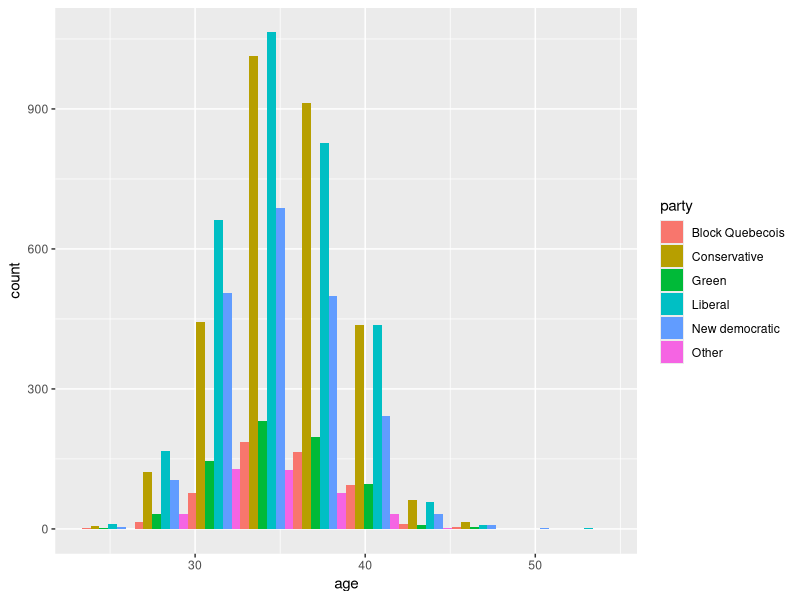
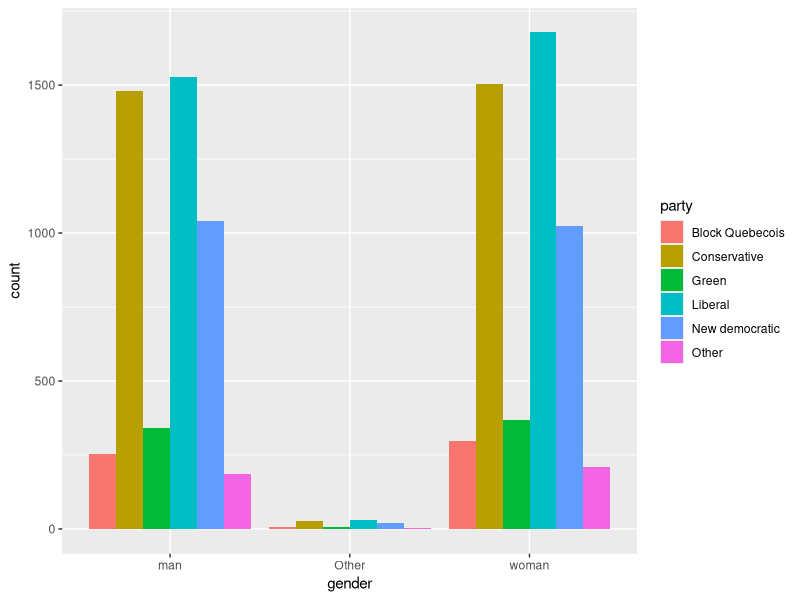
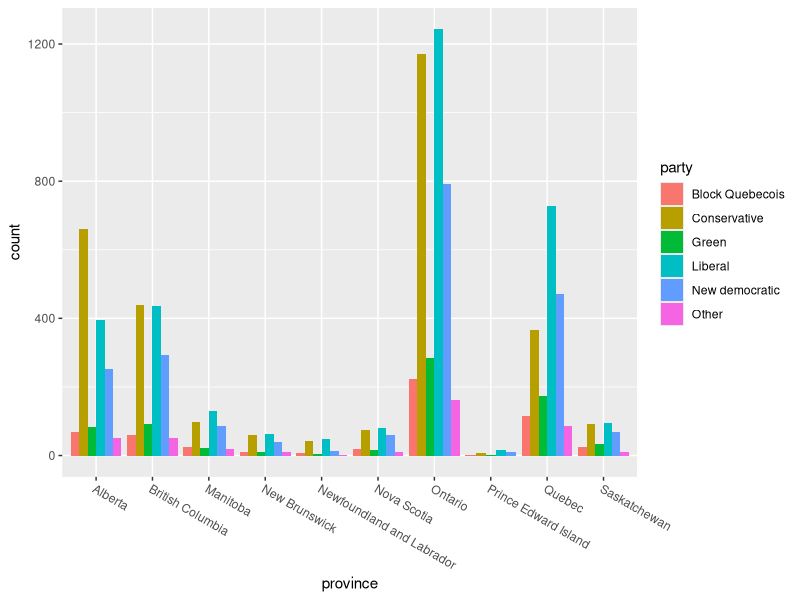
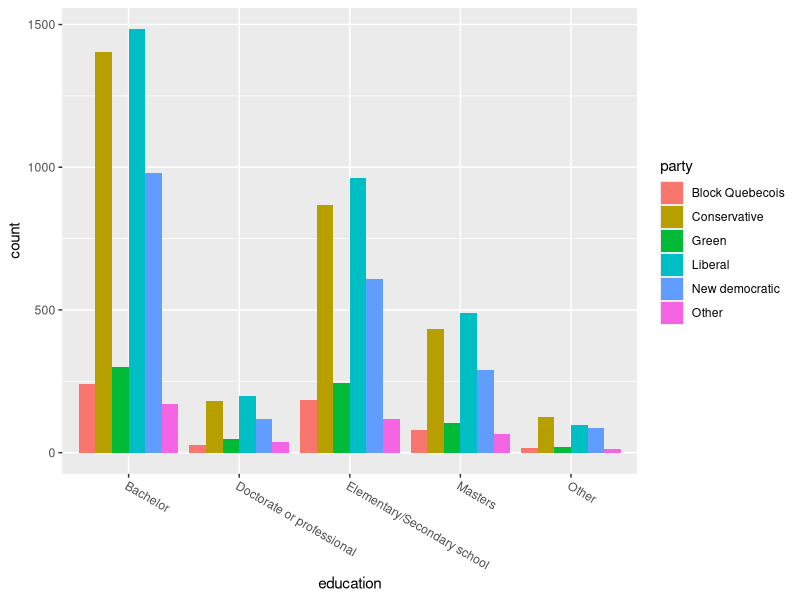
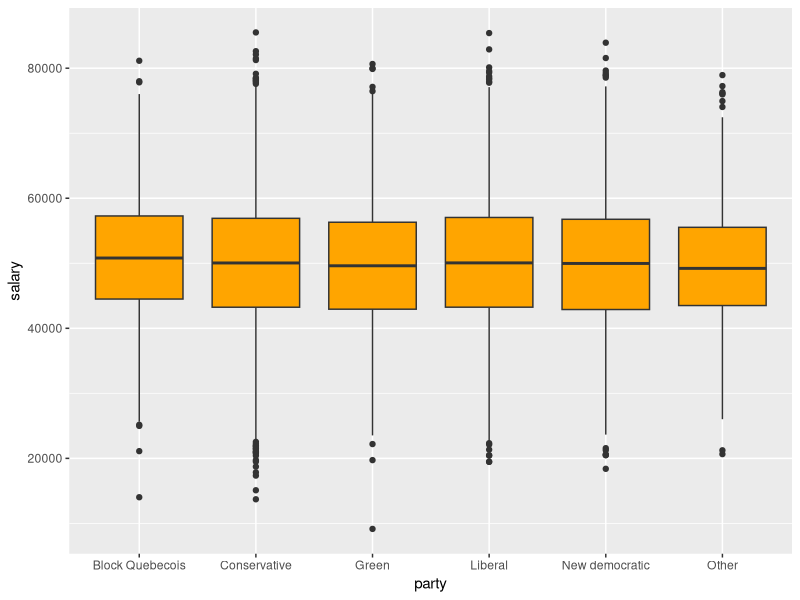
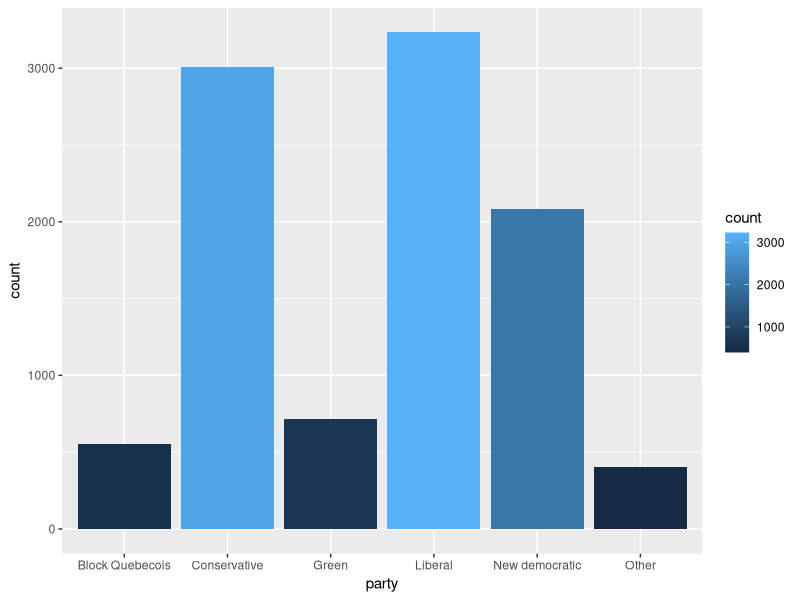
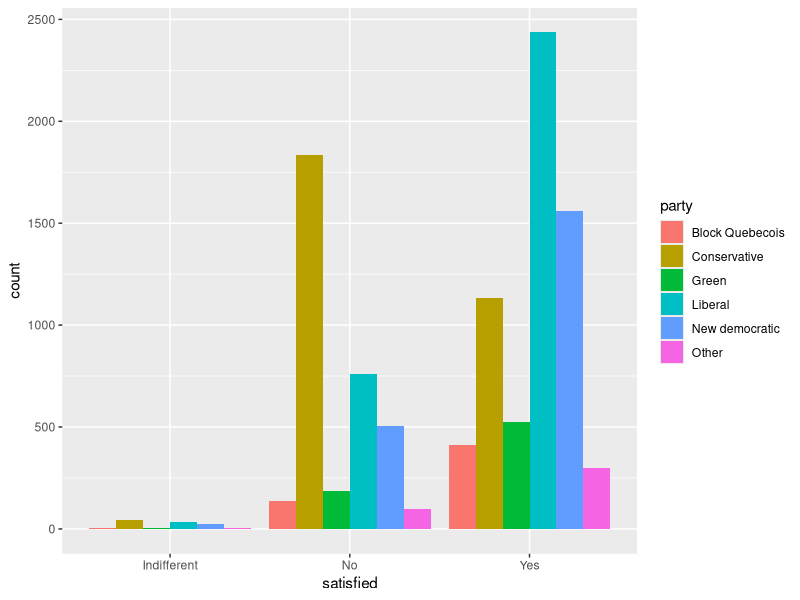
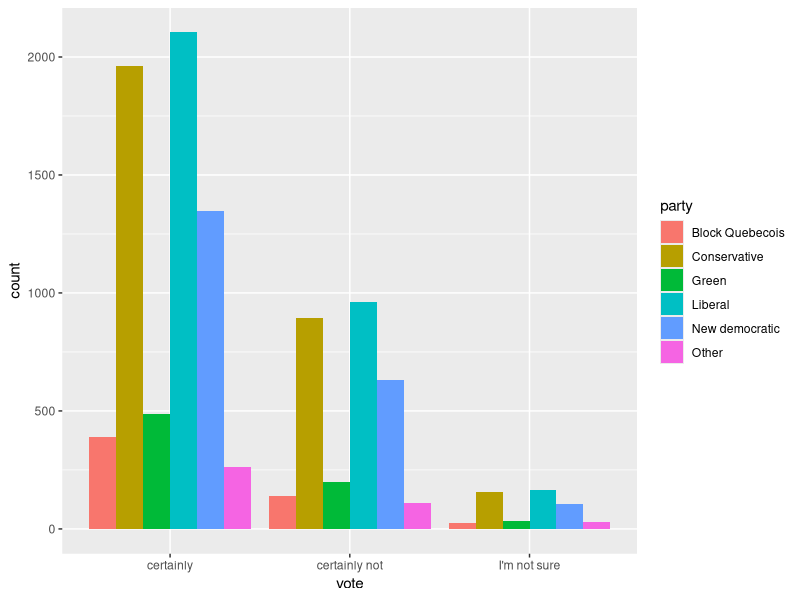

Here is the R script that generated these plots, in order:
## ---- chunk 1
knitr::opts_chunk$set(echo = TRUE)
## ---- chunk 2
library(ggplot2)
library(knitr)
population <- structure(list(Province = c("Ontario", "Quebec", "British Columbia", 
"Alberta", "Manitoba", "Saskatchewan", "Nova Scotia", "New Brunswick", 
"Newfoundland and Labrador", "Prince Edward Island"), `Population in 2019` = c(14501100, 
8443200, 5048000, 4389000, 1367000, 1178200, 963500, 773100, 
523900, 155300), `Number of samples` = c(3883, 2261, 1351, 1175, 
366, 315, 258, 207, 140, 41)), row.names = c(NA, -10L), class = c("tbl_df", 
"tbl", "data.frame"))
kable(population)
## ---- chunk 3
# simulation of survey result
N=10000
sid <- seq(N)
ages_support <- structure(list(Party = c("Liberal", "Conservative", "New democratic", 
"Block Quebecois", "Green", "Other"), `18-34` = c(0.34, 0.25, 
0.24, 0.04, 0.07, 0.0599999999999998), `35-54` = c(0.31, 0.33, 
0.19, 0.07, 0.07, 0.0299999999999998), `55+` = c(0.32, 0.39, 
0.12, 0.09, 0.05, 0.03)), row.names = c(NA, -6L), class = c("tbl_df", 
"tbl", "data.frame"))
ages <- round(exp(rnorm(N, 3.55,0.1)))
salary <- rnorm(N,50000,10000)
uniform <- runif(N)
education <- structure(list(education = c("Elementary/Secondary school", "Bachelor", 
"Masters", "Doctorate or professional", "Other"), `sample number` = c(7567, 
11453, 3566, 1458, 956)), row.names = c(NA, -5L), class = c("tbl_df", 
"tbl", "data.frame"))
male_ratio <- 98.3/(98.3+100)
vote_ratio <- 65.95/100
satisfaction_ratio <- 75/100
data <- data.frame(survey_id=sid)
data$age <- ages

data$party <- mapply(function(i,a){
  if(a<34){
    ages_support$Party[findInterval(uniform[i],cumsum(ages_support$`18-34`))+1]
  }else if(a>=34 & a<=54){
    ages_support$Party[findInterval(uniform[i],cumsum(ages_support$`35-54`))+1]
  }else{
    ages_support$Party[findInterval(uniform[i],cumsum(ages_support$`55+`))+1]
  }
}, data$survey_id, data$age)

uniform <- runif(N)
population_cut <- cumsum(population$`Population in 2019`/sum(population$`Population in 2019`))
data$province <- mapply(function(i,pat){
  idx <- findInterval(uniform[i], population_cut)+1
  if (runif(1)>.5 & idx==2 & pat == "Conservative") {
    idx <- 4
  }
  population$Province[idx]
}, data$survey_id,data$party)

uniform <- runif(N)
data$gender <- mapply(function(i){
  if(uniform[i]<0.01){
    "Other"
  }else if(uniform[i]>=0.01 & uniform[i]<male_ratio){
    "man"
  }else{
    "woman"
  }
}, data$survey_id)

uniform <- runif(N)
education_cut <- cumsum(education$`sample number`/sum(education$`sample number`))
data$education <- mapply(function(i){
  education$education[findInterval(uniform[i], education_cut)+1]
}, data$survey_id)

uniform <- runif(N)
data$vote <- mapply(function(i){
  if(uniform[i]<vote_ratio){
    "certainly"
  }else if(uniform[i]>vote_ratio&uniform[i]<0.95){
    "certainly not"
  }else {
    "I'm not sure"
  }
}, data$survey_id)

uniform <- runif(N)
data$satisfied <- mapply(function(i, p){
  if(uniform[i]<satisfaction_ratio){
    if(runif(1)>.5 & p=="Conservative")
    {
      "No"
    }else
    { 
      "Yes"
    }
  }else if(uniform[i]>satisfaction_ratio&uniform[i]<0.99){
    "No"
  }else {
    "Indifferent"
  }
  
     
}, data$survey_id, data$party)

## ---- chunk 4
ggplot(data, aes(x=age)) +
  geom_histogram(bins=10,position="dodge",aes(fill=party))

## ---- chunk 5
ggplot(data, aes(x=gender)) +
  geom_bar(position="dodge",aes(fill=party))

## ---- chunk 6
ggplot(data, aes(x=province)) +
  geom_bar(position="dodge",aes(fill=party)) +
  theme(axis.text.x = element_text(angle=-30, hjust=0))

## ---- chunk 7
ggplot(data, aes(x=education)) +
  geom_bar(position="dodge",aes(fill=party)) +
  theme(axis.text.x = element_text(angle=-30, hjust=0))

## ---- chunk 8
ggplot(data, aes(x=party, y=salary)) +
  geom_boxplot(fill="orange")

## ---- chunk 9
ggplot(data, aes(x=party)) +
  geom_bar(aes(fill=..count..))
## ---- chunk 10
ggplot(data, aes(x=satisfied)) +
  geom_bar(position="dodge",aes(fill=party))

## ---- chunk 11
ggplot(data, aes(x=vote)) +
  geom_bar(position="dodge",aes(fill=party))

